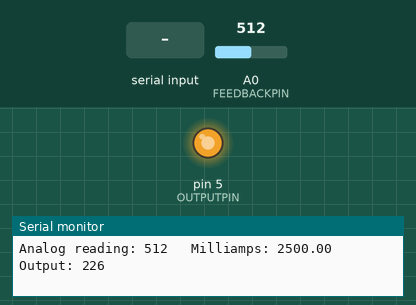
Simulated run of this sketch. Board: Arduino Uno, built with avr-gcc and run on an emulated ATmega328P. On the bench: output pins drawn as LEDs (lit = HIGH), the last lines printed to the serial monitor. The inputs (shaded band) are chosen by the test bench; at power-on: A0 (FEEDBACKPIN) = 512.

Above: at 1.2 s.
1.3 s: A0 (FEEDBACKPIN) set to 17
2.8 s: A0 (FEEDBACKPIN) set to 13
At 4.75 s:
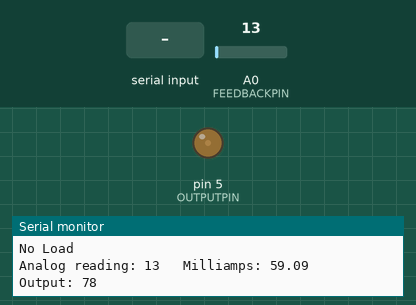
Timing chart, 0 to 4.6 s (numbered marks = the images above; inputs shaded):
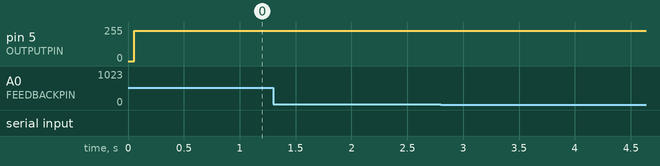

The sketch:

buck_serial_test2.ino
```cpp
// Sets the maximum PWM level for each timer. Used to set its PWM frequency (f=16MHz/TIMER_TOP_n).
// Maximum for timers 0 and 2 is 255. Maximum for timer 1 is 65535.
#define TIMER_TOP_0 255

// Sets the maximum duty cycle. The higher the duty cycle, the higher the LED current.
#define MAX_DUTY_0B 0.89

#define FEEDBACKPIN A0

// Select HIGH when connecting outputs to the boost LED driver and LOW when connecting outputs to the buck LED driver. Output is inverted when using boost mode.
boolean outputBoostMode=LOW;

// Calculates the maximum PWM level. 255 is the maximum PWM level for timers 0 and 2.
const int maxOutput = TIMER_TOP_0 * MAX_DUTY_0B;

int maxSetAnalogReading;
int desiredAnalogReading;

const int minOutput = 0; // Soft starts the converter.

int output;
int analogReading;
float analogReadingMilliAmps;
float analogReadingMilliVolts;
byte inKey;
bool autoMode;
float maSetpoint = 2970;
float inRange = 30;
long currentMillis;
long lastMillis;
long lastMillis2;

// Pin numbers of the Arduino Uno's PWM pins where 6 and 5 are timer 0's, 9 and 10 are timer 1's, and 11 and 3 are timer 2's.
#define OUTPUTPIN 5

void setup(){
  Serial.begin(115200);
  pinMode(FEEDBACKPIN,INPUT); // Set the ADC pins as inputs
  pinMode(OUTPUTPIN,OUTPUT);
  TCCR0A = _BV(COM0A1)|_BV(COM0B1)|_BV(WGM01)|_BV(WGM00);
  TCCR0B = _BV(CS00);
  if(outputBoostMode==HIGH){
    TCCR0A|=_BV(COM0B0);
  }// Inverts the PWM outputs if boost mode is selected.
  analogReference(INTERNAL); // Uses the internal 1.1V analog reference voltage.
  output = minOutput;
  OCR0A = TIMER_TOP_0;
  autoMode = 0;
  lastMillis = 0;
  lastMillis2 = 0;
  autoMode = 1;
}

void loop(){
  // Adjusts output current based on feedback voltage.
  //output = setOutput(feedbackPin,output,desiredAnalogReading,maxOutput);
  //OCR0B = output;
  while (Serial.available() > 0) {
    inKey = Serial.read();
    if (inKey == '.' && output < maxOutput){
      output++;
      Serial.println("Up");
    }
    if (inKey == ',' && output > minOutput){
      output--;
      Serial.println("Down");
    }
    if (inKey == '('){
      output = 0;
      Serial.println("Off");
    }
    if (inKey == ')'){
      output = 221;
      Serial.println("3Amps");
    }
    if (inKey == 'a'){
      if (autoMode == 0){
        autoMode = 1;
       Serial.println("Auto on");
       }
       else
       if (autoMode == 1){
        autoMode = 0;
        output = 0;
       Serial.println("Auto off");
       }
     }
  }
  analogReading = analogRead(FEEDBACKPIN);
  analogReadingMilliVolts = map(analogReading, 0, 1023, 0, 1100);
  analogReadingMilliAmps = analogReadingMilliVolts / 0.22;
  if (autoMode == 1){
    if (analogReadingMilliAmps > (maSetpoint + inRange)){
      if (analogReadingMilliAmps > maSetpoint && output > minOutput){
        output--;
      }
    }
    if (analogReadingMilliAmps < (maSetpoint - inRange)){
      if (analogReadingMilliAmps < maSetpoint && output < maxOutput){
        output++;
      }
    }
  }
  if (output > maxOutput){
    output = maxOutput;
    Serial.println("Output Higher than maxOutput");
  }
  if (output > 128 && analogReading < 16){
    output = 0;
    currentMillis = millis();
      if ((currentMillis - lastMillis2) > 12800){
        Serial.println("No Load");
        lastMillis2 = currentMillis;
      }
  }
  OCR0B = output;
  currentMillis = millis();
  if ((currentMillis - lastMillis) > 12800){
    Serial.print("Analog reading: ");
    Serial.print(analogReading);
    Serial.print("   ");
    Serial.print("Milliamps: ");
    Serial.print(analogReadingMilliAmps);
    Serial.print("   ");
    Serial.print("Output: ");
    Serial.println(output);
    lastMillis = currentMillis;
  }
}
```
